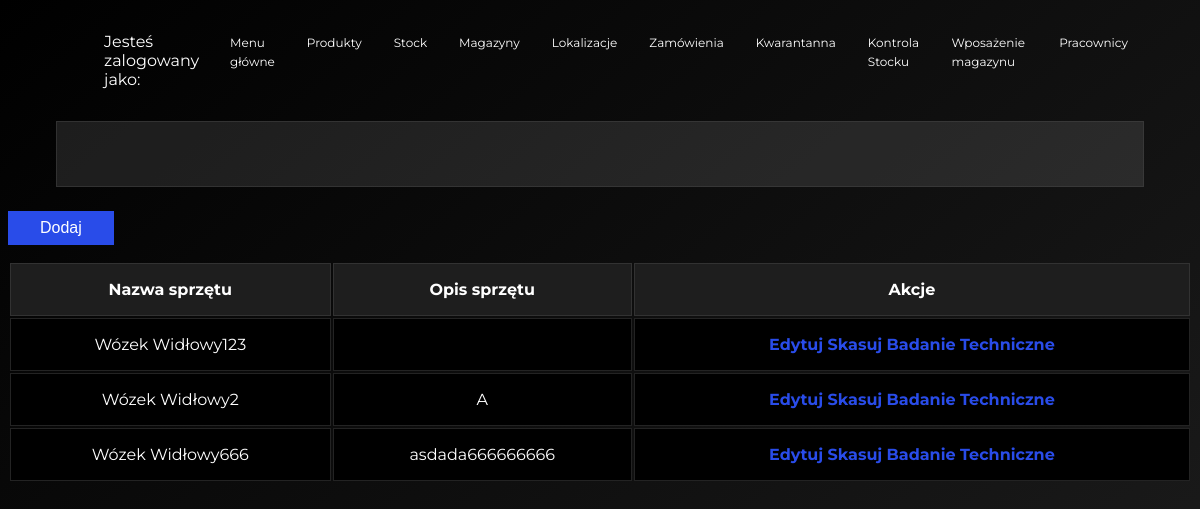
Screenshot of /warehouseEquipment.html with the database file from the repository.
### model.py (models this page shows, shortened)
class WarehouseEquipment(db.Model):
    __tablename__ = 'warehouse_equipment'
    id = db.Column(db.Integer, primary_key=True)
    equipment_name = db.Column(db.String)
    main_location_id = db.Column(db.Integer, db.ForeignKey('warehouse_main_location.id'))
    warehouseEquipmentCertification = db.relationship('WarehouseEquipmentCertification',
                                                        backref='warehouse_equipment',
                                                        lazy = 'dynamic')

class WarehouseMainLocation(db.Model):
    __tablename__ = 'warehouse_main_location'
    id = db.Column(db.Integer, primary_key=True)
    main_location_name = db.Column(db.String)
    main_location_address = db.Column(db.String, nullable=True)
    productOnStock = db.relationship('ProductOnStock', backref='warehouse_main_location', lazy = 'dynamic')
    warehouseEquipment = db.relationship('WarehouseEquipment', backref='warehouse_main_location', lazy = 'dynamic')
    warehouseStockLocation = db.relationship('WarehouseStockLocation',
                                             backref='warehouse_main_location',
                                             lazy = 'dynamic')

### app.py (the view)
@app.route('/warehouseEquipment.html', methods=['GET', 'POST'])
def warehouseEquipment():
    if request.method == 'POST':
        return redirect(url_for('warehouseEquipmentAdd'))
    all = model.WarehouseEquipment.query.order_by(model.WarehouseEquipment.equipment_name).all()
    return render_template('warehouseEquipment.html', all = all)

### templates/warehouseEquipment.html (shortened to what this page needs)
{% extends "warehouseBase.html" %}
{% block head %}
    {{ super() }}
{% endblock %}
{% block body %}
    {{ super() }}
    <form method="POST">
        <input type="submit" value="Dodaj" class="exercise__submit">
    </form>
    <table class="table">
        <tbody class="table__body">
            <tr class="table__row">
                <th class="table__cell table__heading">Nazwa sprzętu</th>
                <th class="table__cell table__heading">Opis sprzętu</th>
                <th class="table__cell table__heading">Akcje</th>
            </tr>
            {% for equipment in all %}
            <tr class="table__row">
                <td class="table__cell">{{ equipment.equipment_name }}</td>
                <td class="table__cell">{{ equipment.warehouse_main_location.main_location_name }}</td>
                <td class="table__cell">
                    <a href="warehouseEquipmentEdit.html?equipmentId={{equipment.id}}"
                     class="table__link">Edytuj</a>
                    <a href="warehouseEquipmentDelete.html?equipmentId={{equipment.id}}"
                     class="table__link">Skasuj</a>
                     <a href="warehouseEquipmentCertification.html?equipmentId={{equipment.id}}"
                     class="table__link">Badanie Techniczne</a>
                </td>
            </tr>
            {% endfor %}
{% endblock %}

### templates/warehouseBase.html (shortened to what this page needs)
<!DOCTYPE html>
<html lang="pl">
<head>
    {% block head %}
        {% include "header.html" %}
    {% endblock %}
</head>
<body>
    {% block body %}
    <header class="header">
        {% include "navBar.html" %}
    </header>
    <main class="container">
        <section class="section">
        </section>
    </main>
    {% endblock %}
</body>
</html>

### templates/header.html (shortened to what this page needs)
<link rel="stylesheet" href="{{ url_for('static', filename='css/main.css') }}">

### templates/navBar.html
<nav class="navigation">
    <ul class="navigation__list">
        <li class="header__title">Jesteś zalogowany jako: {{ session['name'] }}</li>
        <li class="navigation__item"><a href="/warehouseMain.html" class="navigation__link">Menu główne</a></li>
        <li class="navigation__item"><a href="/warehouseProducts.html" class="navigation__link">Produkty</a></li>
        <li class="navigation__item"><a href="/warehouseStock.html" class="navigation__link">Stock</a></li>
        <li class="navigation__item"><a href="/warehouseMainLocations.html" class="navigation__link">Magazyny</a></li>
        <li class="navigation__item"><a href="/warehouseStockLocations.html" class="navigation__link">Lokalizacje</a></li>
        <li class="navigation__item"><a href="/warehouseOrders.html" class="navigation__link">Zamówienia</a></li>
        <li class="navigation__item"><a href="/warehouseQuarantine.html" class="navigation__link">Kwarantanna</a></li>
        <li class="navigation__item"><a href="/warehouseStockControl.html" class="navigation__link">Kontrola Stocku</a></li>
        <li class="navigation__item"><a href="/warehouseEquipment.html" class="navigation__link">Wposażenie magazynu</a></li>
        <li class="navigation__item"><a href="/warehouseStaff.html" class="navigation__link">Pracownicy</a></li>
    </ul>
</nav>

### static/css/main.css (style rules this page uses)
html { box-sizing: border-box; background: rgb(83,83,83); background: linear-gradient(320deg, rgb(30,30,30) 0%, rgb(15,15,15) 50%, rgba(0,0,0,1) 100%) no-repeat; min-height: 100vh; }
*, *::before, *::after { box-sizing: inherit; }
body { color: rgb(255,255,255); font-family: 'Montserrat', sans-serif; }
.header { display: flex; justify-content: space-between; align-items: center; max-width: 1120px; width: 100%; margin: 16px auto 0; padding: 0 16px; }
.header__title { font-size: 16px; font-weight: 400; margin: 0 8px; }
.navigation__list { display: flex; list-style-type: none; }
.navigation__item { margin: 0 16px; }
.navigation__link { color: rgb(255,255,255); font-size: 12px; line-height: 16px; text-decoration: none; }
.container { display: flex; flex-direction: column; max-width: 1120px; width: 100%; margin: 0 auto; }
.section { background-color: rgba(255,255,255,.1); border: 1px solid rgba(70,70,70,.5); margin: 16px; padding: 32px; }
.table { color: rgb(255,255,255); text-align: center; background-color: none; width: 100%; margin: 8px 0; }
.table__cell { background-color: rgb(0,0,0); border: 1px solid rgba(70,70,70,.5); padding: 16px 8px; }
.table__heading { background-color: rgb(30,30,30); }
.table__link { color: rgb(41,76,233); font-weight: 700; text-decoration: none; }
.exercise__submit { cursor: pointer; color: rgb(255,255,255); font-size: 16px; background-color: rgb(41,76,233); border: 0; padding: 8px 32px; margin: 8px 0; }

### rows the page displays
WarehouseEquipment: equipment_name "Wózek Widłowy123"
WarehouseEquipment: equipment_name "Wózek Widłowy2", warehouse_main_location.main_location_name "A"
WarehouseEquipment: equipment_name "Wózek Widłowy666", warehouse_main_location.main_location_name "asdada666666666"
